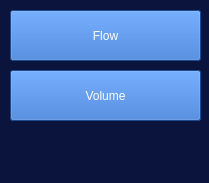
<?xml version="1.0" encoding="UTF-8"?>
<ui version="4.0">
 <class>MainWindow</class>
 <widget class="QMainWindow" name="MainWindow">
  <property name="geometry">
   <rect>
    <x>0</x>
    <y>0</y>
    <width>209</width>
    <height>183</height>
   </rect>
  </property>
  <property name="windowTitle">
   <string>MainWindow</string>
  </property>
  <property name="styleSheet">
   <string notr="true">background-color: rgb(10, 20, 60);</string>
  </property>
  <widget class="QWidget" name="centralwidget">
   <widget class="QPushButton" name="Flow">
    <property name="enabled">
     <bool>true</bool>
    </property>
    <property name="geometry">
     <rect>
      <x>10</x>
      <y>10</y>
      <width>191</width>
      <height>51</height>
     </rect>
    </property>
    <property name="styleSheet">
     <string notr="true">color: rgb(255, 255, 255);
background-color: rgb(39, 104, 200);</string>
    </property>
    <property name="text">
     <string>Flow</string>
    </property>
    <property name="checkable">
     <bool>false</bool>
    </property>
    <property name="checked">
     <bool>false</bool>
    </property>
    <property name="autoExclusive">
     <bool>false</bool>
    </property>
    <property name="autoDefault">
     <bool>false</bool>
    </property>
    <property name="default">
     <bool>false</bool>
    </property>
    <property name="flat">
     <bool>false</bool>
    </property>
   </widget>
   <widget class="QPushButton" name="Volume">
    <property name="geometry">
     <rect>
      <x>10</x>
      <y>70</y>
      <width>191</width>
      <height>51</height>
     </rect>
    </property>
    <property name="styleSheet">
     <string notr="true">color: rgb(255, 255, 255);
background-color: rgb(39, 104, 200);</string>
    </property>
    <property name="text">
     <string>Volume</string>
    </property>
    <property name="checkable">
     <bool>false</bool>
    </property>
    <property name="checked">
     <bool>false</bool>
    </property>
    <property name="autoExclusive">
     <bool>false</bool>
    </property>
    <property name="autoDefault">
     <bool>false</bool>
    </property>
    <property name="default">
     <bool>false</bool>
    </property>
    <property name="flat">
     <bool>false</bool>
    </property>
   </widget>
  </widget>
  <widget class="QMenuBar" name="menubar">
   <property name="geometry">
    <rect>
     <x>0</x>
     <y>0</y>
     <width>209</width>
     <height>22</height>
    </rect>
   </property>
  </widget>
  <widget class="QStatusBar" name="statusbar"/>
 </widget>
 <resources/>
 <connections/>
</ui>
